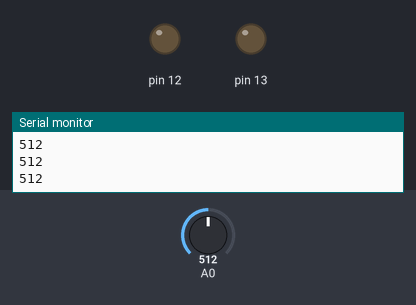
This sketch was run on a simulated Arduino Uno, built with avr-gcc and run on an emulated ATmega328P. Shown: output pins drawn as LEDs (lit = HIGH), the last lines printed to the serial monitor. The inputs (shaded band) are chosen by the test bench; at power-on: A0 = 512.

Above: at 1.2 s.
1.3 s: A0 set to 209
2.8 s: A0 set to 187
At 3.8 s:
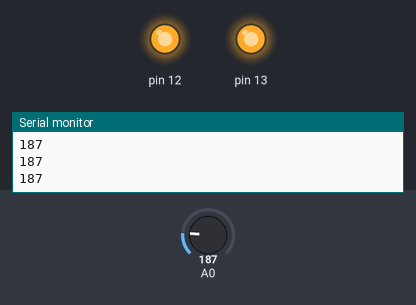
4.3 s: A0 set to 210
At 4.9 s:
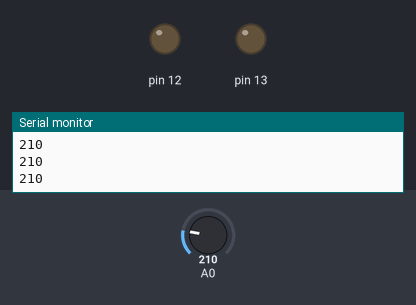
5.8 s: A0 set to 190
At 6.1 s:
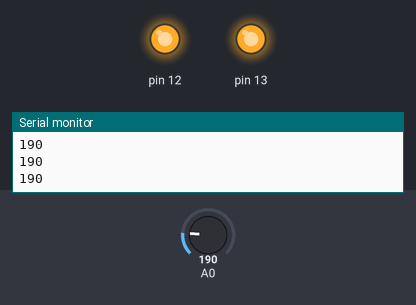
Timing chart, 0 to 8.3 s (numbered marks = the images above; inputs shaded):
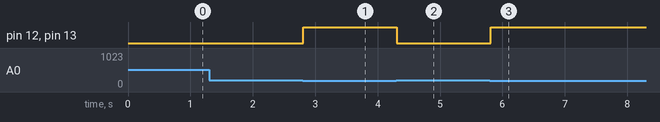

The sketch:

fire-detect.ino
```cpp
void setup() {
  // put your setup code here, to run once:
 Serial.begin(9600);
 pinMode(13,OUTPUT);
 pinMode(12,OUTPUT);

}

void loop() {
  // put your main code here, to run repeatedly:
 int fireDetect = analogRead(0);
 Serial.println(fireDetect);
 if(fireDetect < 200){
  digitalWrite(13,HIGH);
  digitalWrite(12,HIGH);
 } else {
  digitalWrite(13,LOW);
  digitalWrite(12,LOW);
 }

}
```

Measured:
- the behaviour switches between 200 and 199 on A0 (found by bisection; images 0 and 1)
- after the input at 2.8 s, pin 12, pin 13: LOW → HIGH at once
- after the input at 4.3 s, pin 12, pin 13: HIGH → LOW at once
- after the input at 5.8 s, pin 12, pin 13: LOW → HIGH at once
